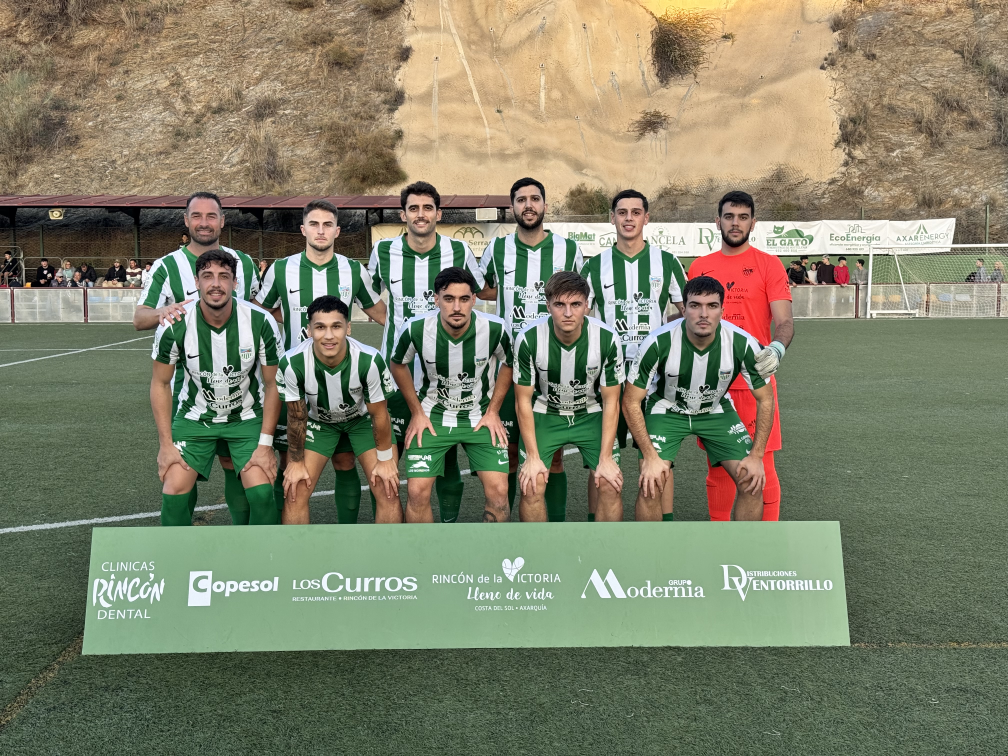
#> input picture CDB_ESCUDO/IMG_5191.jpeg, 4032 x 3024 px (shown at 1/4 size)
$ python generate_ios_appicon.py --src ../../CDB_ESCUDO/IMG_5191.jpeg
#> lines starting #> are read from the running program, lines starting #| are printed output that depends on the picture
#!/usr/bin/env python3
from __future__ import annotations

import argparse
from pathlib import Path

from PIL import Image

SPECS: list[tuple[str, int]] = [
    ("Icon-20@1x.png", 20),
    ("Icon-20@2x.png", 40),
    ("Icon-20@3x.png", 60),
    ("Icon-29@1x.png", 29),
    ("Icon-29@2x.png", 58),
    ("Icon-29@3x.png", 87),
    ("Icon-40@1x.png", 40),
    ("Icon-40@2x.png", 80),
    ("Icon-40@3x.png", 120),
    ("Icon-60@2x.png", 120),
    ("Icon-60@3x.png", 180),
    ("Icon-76@1x.png", 76),
    ("Icon-76@2x.png", 152),
    ("Icon-83.5@2x.png", 167),
    ("AppIcon-512@2x.png", 1024),
]


def _to_rgb_no_alpha(img: Image.Image, bg_hex: str) -> Image.Image:
    bg_hex = (bg_hex or "").strip().lstrip("#")
    if len(bg_hex) != 6:
        bg_hex = "08111D"
    r = int(bg_hex[0:2], 16)
    g = int(bg_hex[2:4], 16)
    b = int(bg_hex[4:6], 16)
    if img.mode != "RGBA":
        img = img.convert("RGBA")
    base = Image.new("RGB", img.size, (r, g, b))
    base.paste(img, mask=img.split()[-1])
    return base


def main() -> int:
    parser = argparse.ArgumentParser(description="Generate iOS AppIcon.appiconset PNGs from a source PNG.")
    parser.add_argument(
        "--src",
        default="static/football/pwa/icons/icon-512.png",
        help="Source PNG (ideally >= 512x512). Default: static/football/pwa/icons/icon-512.png",
    )
    parser.add_argument(
        "--out-dir",
        default="mobile/ios/App/App/Assets.xcassets/AppIcon.appiconset",
        help="Output AppIcon.appiconset directory.",
    )
    parser.add_argument(
        "--bg",
        default="#08111D",
        help="Background color to flatten alpha (App Store icons must not include alpha). Default: #08111D",
    )
    args = parser.parse_args()

    src_path = Path(str(args.src)).expanduser().resolve()
    out_dir = Path(str(args.out_dir)).expanduser().resolve()
    out_dir.mkdir(parents=True, exist_ok=True)

    img = Image.open(src_path)
#> img is the input picture: PIL image 4032x3024 RGB; mean R, G, B 128.2, 129.5, 106.3
    img = img.convert("RGBA")
#> img: PIL image 4032x3024 RGBA

    resample = getattr(Image, "Resampling", Image).LANCZOS
    for filename, size in SPECS:
        resized = img.resize((size, size), resample=resample)
        final = _to_rgb_no_alpha(resized, str(args.bg))
        target = out_dir / filename
        final.save(target, format="PNG", optimize=True)
#> this loop made 15 passes
#> pass 1, in main, `resized = img.resize((size, size), resample=resample)`:
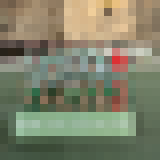
#> resized: PIL image 20x20 RGBA (shown 8 times larger); mean R, G, B, A 128.1, 129.5, 106.3, 255
#> pass 1, in _to_rgb_no_alpha, `base = Image.new("RGB", img.size, (r, g, b))`:
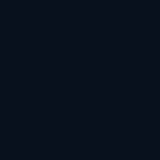
#> base: PIL image 20x20 RGB (shown 8 times larger); mean R, G, B 8, 17, 29
#> pass 2, in main, `resized = img.resize((size, size), resample=resample)`:
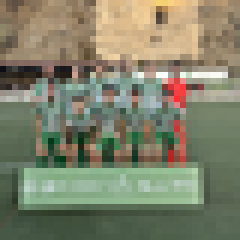
#> resized: PIL image 40x40 RGBA (shown 6 times larger); mean R, G, B, A 128.2, 129.5, 106.3, 255
#> after the loop:
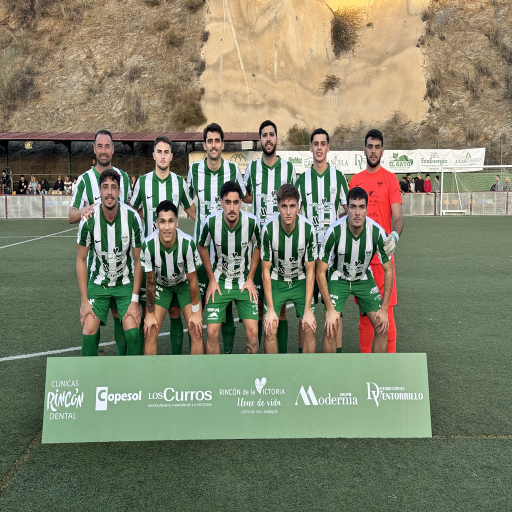
#> final: PIL image 1024x1024 RGB (shown at 1/2 size); mean R, G, B 128.2, 129.5, 106.3

    return 0


if __name__ == "__main__":
    raise SystemExit(main())
#> (the program exits here)
